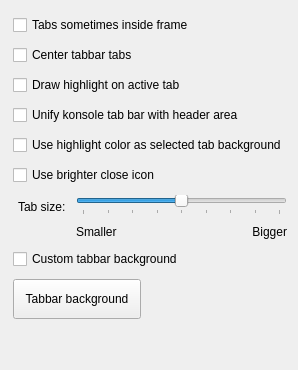
     <widget class="QWidget" name="Tabs">
      <property name="sizePolicy">
       <sizepolicy hsizetype="Expanding" vsizetype="Preferred">
        <horstretch>0</horstretch>
        <verstretch>0</verstretch>
       </sizepolicy>
      </property>
      <attribute name="title">
       <string>Tabs</string>
      </attribute>
      <layout class="QVBoxLayout" name="verticalLayout">
       <item>
        <layout class="QVBoxLayout" name="verticalLayout_4">
         <property name="spacing">
          <number>10</number>
         </property>
         <property name="sizeConstraint">
          <enum>QLayout::SizeConstraint::SetMinimumSize</enum>
         </property>
         <property name="leftMargin">
          <number>2</number>
         </property>
         <property name="topMargin">
          <number>4</number>
         </property>
         <item>
          <widget class="QCheckBox" name="_documentModeTabs">
           <property name="text">
            <string>Tabs sometimes inside frame</string>
           </property>
          </widget>
         </item>
         <item>
          <widget class="QCheckBox" name="_tabBarDrawCenteredTabs">
           <property name="text">
            <string>Center tabbar tabs</string>
           </property>
          </widget>
         </item>
         <item>
          <widget class="QCheckBox" name="_tabDrawHighlight">
           <property name="text">
            <string>Draw highlight on active tab</string>
           </property>
          </widget>
         </item>
         <item>
          <widget class="QCheckBox" name="_unifiedTabBarKonsole">
           <property name="text">
            <string>Unify konsole tab bar with header area</string>
           </property>
          </widget>
         </item>
         <item>
          <widget class="QCheckBox" name="_tabUseHighlightColor">
           <property name="text">
            <string>Use highlight color as selected tab background</string>
           </property>
          </widget>
         </item>
         <item>
          <widget class="QCheckBox" name="_tabUseBrighterCloseIcon">
           <property name="toolTip">
            <string>Increases the brightness of tab close icons</string>
           </property>
           <property name="text">
            <string>Use brighter close icon</string>
           </property>
          </widget>
         </item>
         <item>
          <layout class="QFormLayout" name="formLayout_6">
           <item row="0" column="1">
            <layout class="QFormLayout" name="formLayout_5">
             <item row="0" column="0" colspan="2">
              <widget class="QSlider" name="_tabsHeight">
               <property name="minimum">
                <number>-20</number>
               </property>
               <property name="maximum">
                <number>20</number>
               </property>
               <property name="singleStep">
                <number>1</number>
               </property>
               <property name="value">
                <number>0</number>
               </property>
               <property name="sliderPosition">
                <number>0</number>
               </property>
               <property name="orientation">
                <enum>Qt::Orientation::Horizontal</enum>
               </property>
               <property name="tickPosition">
                <enum>QSlider::TickPosition::TicksBelow</enum>
               </property>
               <property name="tickInterval">
                <number>5</number>
               </property>
              </widget>
             </item>
             <item row="1" column="0" colspan="2">
              <layout class="QHBoxLayout" name="horizontalLayout_6">
               <item>
                <widget class="QLabel" name="label_10">
                 <property name="text">
                  <string>Smaller</string>
                 </property>
                </widget>
               </item>
               <item>
                <widget class="QLabel" name="label_11">
                 <property name="text">
                  <string>Bigger</string>
                 </property>
                 <property name="alignment">
                  <set>Qt::AlignmentFlag::AlignRight|Qt::AlignmentFlag::AlignTrailing|Qt::AlignmentFlag::AlignVCenter</set>
                 </property>
                </widget>
               </item>
              </layout>
             </item>
            </layout>
           </item>
           <item row="0" column="0">
            <widget class="QLabel" name="label_9">
             <property name="layoutDirection">
              <enum>Qt::LayoutDirection::LeftToRight</enum>
             </property>
             <property name="text">
              <string>Tab size:</string>
             </property>
             <property name="indent">
              <number>5</number>
             </property>
            </widget>
           </item>
          </layout>
         </item>
         <item>
          <widget class="QCheckBox" name="_adjustToDarkThemes">
           <property name="text">
            <string>Custom tabbar background</string>
           </property>
          </widget>
         </item>
         <item>
          <widget class="KColorButton" name="_tabBGColor">
           <property name="minimumSize">
            <size>
             <width>0</width>
             <height>40</height>
            </size>
           </property>
           <property name="maximumSize">
            <size>
             <width>128</width>
             <height>16777215</height>
            </size>
           </property>
           <property name="text">
            <string>Tabbar background</string>
           </property>
           <property name="color">
            <color alpha="160">
             <red>0</red>
             <green>0</green>
             <blue>0</blue>
            </color>
           </property>
           <property name="defaultColor">
            <color alpha="160">
             <red>0</red>
             <green>0</green>
             <blue>0</blue>
            </color>
           </property>
           <property name="alphaChannelEnabled">
            <bool>true</bool>
           </property>
          </widget>
         </item>
        </layout>
       </item>
       <item>
        <spacer name="verticalSpacer_3">
         <property name="orientation">
          <enum>Qt::Orientation::Vertical</enum>
         </property>
         <property name="sizeHint" stdset="0">
          <size>
           <width>20</width>
           <height>40</height>
          </size>
         </property>
        </spacer>
       </item>
      </layout>
     </widget>
